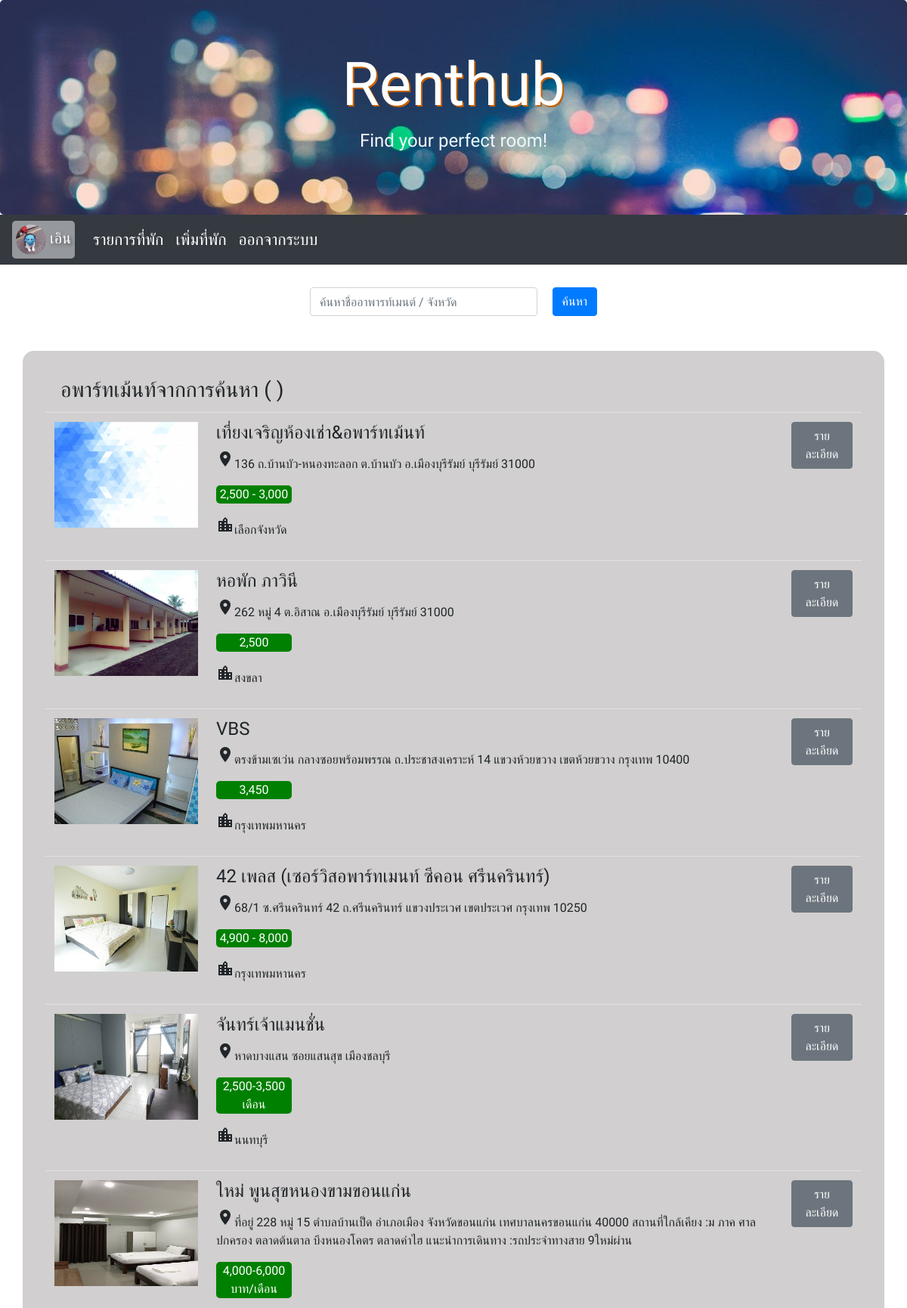
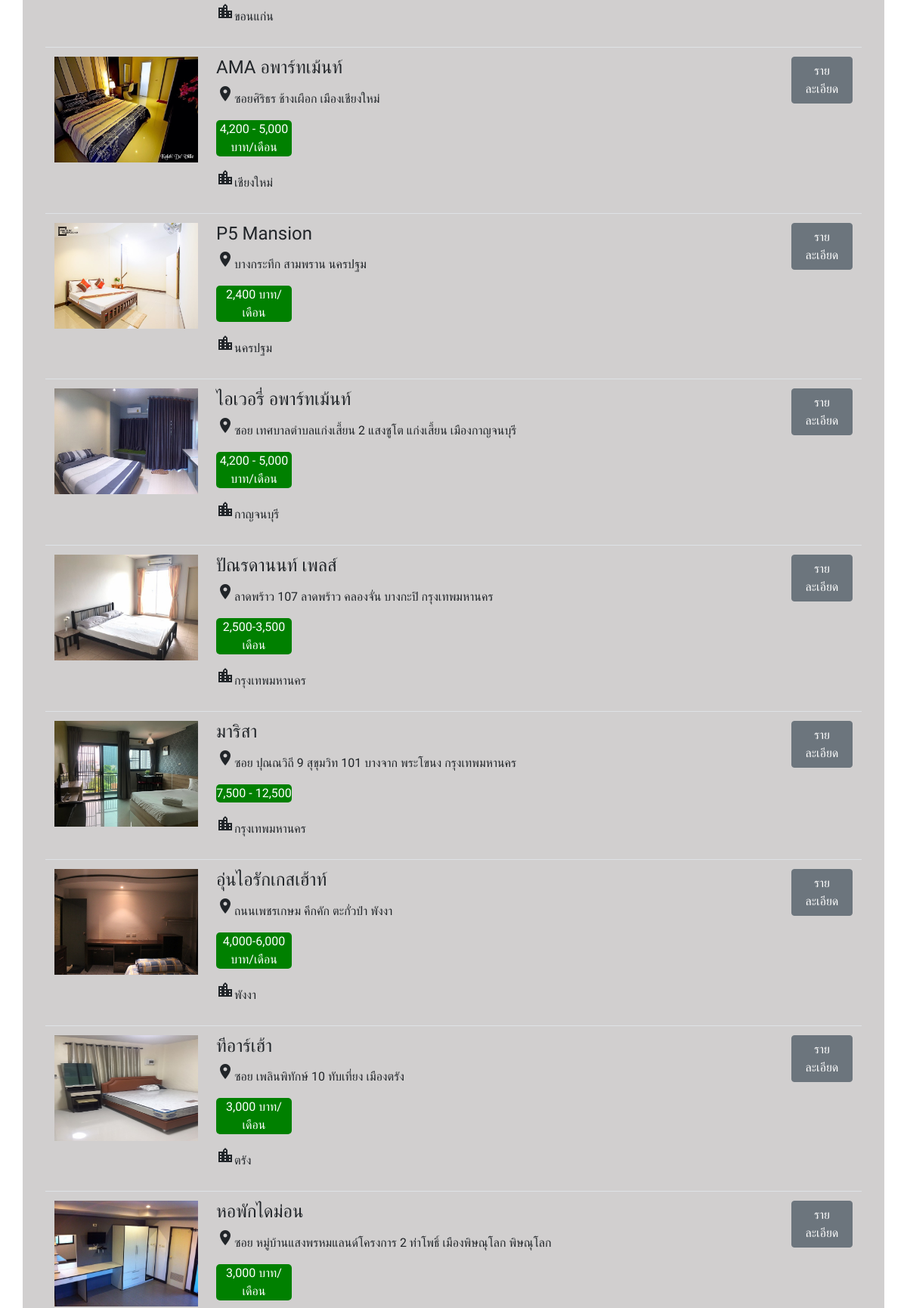
The page /search_user.php (signed in, upper part) on the database its author committed (2 pictures, top to bottom).
### tables this page shows
CREATE TABLE `user` (
  `id` int(11) NOT NULL,
  `name` varchar(50) NOT NULL,
  `username` varchar(20) NOT NULL,
  `password` varchar(20) NOT NULL,
  `phone` varchar(10) NOT NULL,
  `profile_pic` varchar(255) NOT NULL DEFAULT 'user.png'
);

CREATE TABLE `aparment` (
  `id` int(11) NOT NULL,
  `apart_name` varchar(100) NOT NULL,
  `apart_detail` text NOT NULL,
  `apart_rent` varchar(30) NOT NULL DEFAULT 'โทรสอบถาม',
  `apart_facility` text NOT NULL,
  `apart_address` text NOT NULL,
  `apart_phone` varchar(10) NOT NULL,
  `apart_province` varchar(30) NOT NULL,
  `apart_img` varchar(255) NOT NULL DEFAULT 'no-image-box.png',
  `user_id` int(11) NOT NULL,
  `visitors` int(11) NOT NULL DEFAULT 0
);

### search_user.php (the view, shortened to what this page needs)
<?php
include("connect.php");
?>
<!DOCTYPE html>
<html lang="en">
<head>
    <link rel="stylesheet" href="https://maxcdn.bootstrapcdn.com/bootstrap/4.4.1/css/bootstrap.min.css">
    <link rel="stylesheet" href="Main.css">
</head>
<body>
    <div class="jumbotron text-center head" style="margin-bottom:0">
        <h1>Renthub</h1>
        <p>Find your perfect room!</p>
    </div>
    <?php
    $uid = $_SESSION["user_id"];
    $q = "SELECT * FROM user WHERE id = $uid";
    $result = mysqli_query($conn, $q);
    $rs = mysqli_fetch_array($result);
    ?>
    <nav class="navbar navbar-expand-sm bg-dark navbar-dark">
        <a class="navbar-brand account" href="./user.php">
            <img src="<?= "img/" . $rs['profile_pic']; ?>" style="width:40px;border-radius: 50%;">&nbsp;<?= $rs['name'] ?>
        </a>
        <ul class="navbar-nav">
            <li class="nav-item a ">
                <a class="nav-link active" href="./list.php">รายการที่พัก</a>
            </li>
        </ul>
        <ul class="navbar-nav">
            <li class="nav-item a ">
                <a class="nav-link active" href="./add.php">เพิ่มที่พัก</a>
            </li>
        </ul>
        <ul class="navbar-nav">
            <li class="nav-item a ">
                <a class="nav-link active" href="./logout.php">ออกจากระบบ</a>
            </li>
        </ul>
    </nav>
    <div class="row">
        <div class="col"></div>
        <div class="col">
            <div class="search">
                <form action="./search_user.php" method="post">
                    <div class="form-group searching">
                        <input type="text" class="form-control" placeholder="ค้นหาชื่ออาพารท์เมนต์ / จังหวัด" name="search">
                        <button type="submit" class="btn btn-primary">ค้นหา</button>
                    </div>
                </form>
            </div>
        </div>
        <div class="col"></div>
    </div>
    <div class="inside">
        <table class="table table-hover">
            <tbody>
                <?php
                $keyword = $_POST['search'];
                ?>
                <tr>
                    <h3 style="padding: 5px;padding-left: 20px;">อพาร์ทเม้นท์จากการค้นหา ( <?=$keyword?> )</h3>
                </tr>
                <?php
                $keyword = $_POST['search'];
                $sql = "SELECT * FROM aparment WHERE  apart_province LIKE '%" . $keyword . "%' or  apart_name LIKE '%" . $keyword . "%'";
                $result = mysqli_query($conn, $sql);
                while ($rs = mysqli_fetch_array($result)) {
                ?>
                    <tr>
                        <td align="center">
                            <img src="<?= "img/" . $rs['apart_img']; ?>" style="width: 190px;height: 140px;">
                        </td>
                        <td>
                            <h4><?= $rs['apart_name'] ?></h4>
                            <p class="location"><i class="material-icons">place</i><?= $rs['apart_address'] ?></p>
                            <p class="price"><?= $rs['apart_rent'] ?></p>
                            <p class="location"><i class="material-icons">location_city</i><?= $rs['apart_province'] ?></p>
                        </td>
                        <td>
                            <button type="button" class="btn btn-secondary" onClick="Javascript:window.location.href = 'http://127.0.0.1/rent/apartment_detail.php?aid=<?= $rs['id'] ?>';">รายละเอียด</button>
                        </td>
                    </tr>
                <?php } ?>
            </tbody>
        </table>
    </div>
</body>
</html>

### Main.css (style rules this page uses)
* { font-family: 'Barlow Condensed', 'Kanit'; }
li > a { font-size: 16pt; }
.head > h1 { font-family: 'Pattaya', sans-serif; font-size: 60pt; color: rgb(255, 255, 255); text-shadow: 2px 2px #c55f00 ; }
.head > p { font-size: 18pt; color: aliceblue; }
.head { background-image: url('./img/bg.jpg'); background-size: cover; }
.inside { margin: 30px; background-color: #d1cfcf; border-radius: 15px; padding: 30px; }
.search { margin-top: 30px; }
.searching { display: flex; }
.searching > button { margin-left: 20px; }
.account { background-color:rgba(255, 255, 255, 0.48); padding: 5px; border-radius: 5px; text-shadow: 2px 2px 4px #535252; }
.price { background-color: green; width: 100px; text-align: center; border-radius: 5px; color: white; }
.location { align-items: center; }

### rows shown on the page
user: profile_pic (picture), name "เอิน"
aparment: apart_img (picture), apart_name "เที่ยงเจริญห้องเช่า&อพาร์ทเม้นท์", apart_address "136 ถ.บ้านบัว-หนองทะลอก ต.บ้านบัว อ.เมืองบุรีรัมย์ บุรีรัมย์ 31000", apart_rent "2,500 - 3,000", apart_province "เลือกจังหวัด"
aparment: apart_img (picture), apart_name "หอพัก ภาวินี", apart_address "262 หมู่ 4 ต.อิสาณ อ.เมืองบุรีรัมย์ บุรีรัมย์ 31000", apart_rent "2,500", apart_province "สงขลา"
aparment: apart_img (picture), apart_name "VBS", apart_address "ตรงข้ามเซเว่น กลางซอยพร้อมพรรณ ถ.ประชาสงเคราะห์ 14 แขวงห้วยขวาง เขตห้วยขวาง กรุงเทพ 10400", apart_rent "3,450", apart_province "กรุงเทพมหานคร"
aparment: apart_img (picture), apart_name "42 เพลส (เซอร์วิสอพาร์ทเมนท์ ซีคอน ศรีนครินทร์)", apart_address "68/1 ซ.ศรีนครินทร์ 42 ถ.ศรีนครินทร์ แขวงประเวศ เขตประเวศ กรุงเทพ 10250", apart_rent "4,900 - 8,000", apart_province "กรุงเทพมหานคร"
aparment: apart_img (picture), apart_name "จันทร์เจ้าแมนชั่น", apart_address "หาดบางแสน ซอยแสนสุข เมืองชลบุรี", apart_rent "2,500-3,500 เดือน", apart_province "นนทบุรี"
aparment: apart_img (picture), apart_name "ใหม่ พูนสุขหนองขามขอนแก่น", apart_address "ที่อยู่ 228 หมู่ 15 ตำบลบ้านเป็ด อำเภอเมือง จังหวัดขอนแก่น เทศบาลนครขอนแก่น 40000 สถานที่ใกล้เคียง :ม ภาค ศาลปกครอง ตลาดต้นตาล บึงหนองโคตร ตลาดคำไฮ แนะนำการเดินทาง :รถประจำทางสาย 9ใหม่ผ่าน", apart_rent "4,000-6,000 บาท/เดือน", apart_province "ขอนแก่น"
aparment: apart_img (picture), apart_name "AMA อพาร์ทเม้นท์", apart_address "ซอยศิริธร ช้างเผือก เมืองเชียงใหม่", apart_rent "4,200 - 5,000 บาท/เดือน", apart_province "เชียงใหม่"
aparment: apart_img (picture), apart_name "P5 Mansion", apart_address "บางกระทึก สามพราน นครปฐม", apart_rent "2,400 บาท/เดือน", apart_province "นครปฐม"
aparment: apart_img (picture), apart_name "ไอเวอรี่ อพาร์ทเม้นท์", apart_address "ซอย เทศบาลตำบลแก่งเสี้ยน 2 แสงชูโต แก่งเสี้ยน เมืองกาญจนบุรี", apart_rent "4,200 - 5,000 บาท/เดือน", apart_province "กาญจนบุรี"
aparment: apart_img (picture), apart_name "ปัณรดานนท์ เพลส์", apart_address "ลาดพร้าว 107 ลาดพร้าว คลองจั่น บางกะปิ กรุงเทพมหานคร", apart_rent "2,500-3,500 เดือน", apart_province "กรุงเทพมหานคร"
aparment: apart_img (picture), apart_name "มาริสา", apart_address "ซอย ปุณณวิถี 9 สุขุมวิท 101 บางจาก พระโขนง กรุงเทพมหานคร", apart_rent "7,500 - 12,500", apart_province "กรุงเทพมหานคร"
aparment: apart_img (picture), apart_name "อุ่นไอรักเกสเฮ้าท์", apart_address "ถนนเพชรเกษม คึกคัก ตะกั่วป่า พังงา", apart_rent "4,000-6,000 บาท/เดือน", apart_province "พังงา"
aparment: apart_img (picture), apart_name "ทีอาร์เฮ้า", apart_address "ซอย เพลินพิทักษ์ 10 ทับเที่ยง เมืองตรัง", apart_rent "3,000 บาท/เดือน", apart_province "ตรัง"
aparment: apart_img (picture), apart_name "หอพักไดม่อน", apart_address "ซอย หมู่บ้านแสงพรหมแลนด์โครงการ 2 ท่าโพธิ์ เมืองพิษณุโลก พิษณุโลก", apart_rent "3,000 บาท/เดือน"
